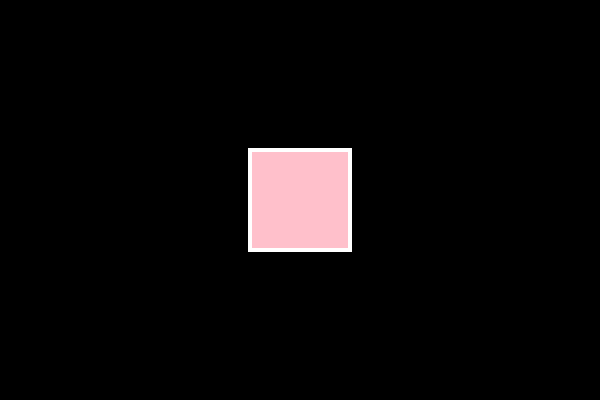
Frame 1 (no input)
Frame 60 (no input): identical to frame 1, image omitted
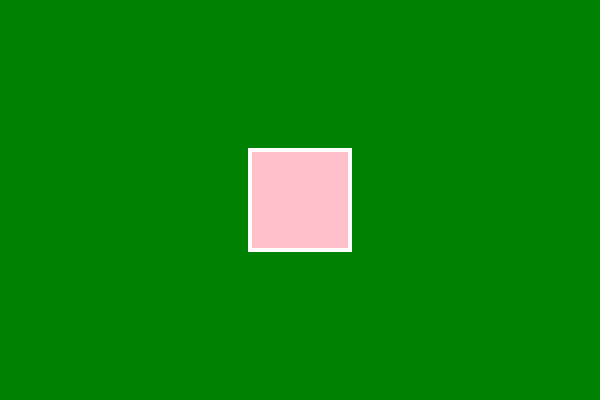
Frame 120 (the mouse pressed at the canvas centre since frame 60)

The p5.js sketch that drew these frames (run headless with seeded random() and noise() and a simulated clock; from frame 60 on, the mouse is pressed at the canvas centre):

// p5.js sketch
// ── sketch.js
var on = false;

function setup() {
  // put setup code here
  createCanvas(600,400);
}

function draw() {
  // put drawing code here
  if (on) {       //if on is true
    background("green");
  } else {        //if on is false
  background("black");
  }
  stroke(255);
  strokeWeight(4);
  fill("pink");
  rectMode(CENTER);
  rect(300,200,100,100);
}//end drawing



//function mousePressed(){
//  if(mouseX > 250 && mouseX < 350 && mouseY > 150 && mouseY < 250){
//    if (on) {
//      on = false;
//    }else {
//      on = true;
//    }//end of else
//  }//end of first if statement
// }//end mousePressed



//^that is the long version of this
function mousePressed(){
  if(mouseX > 250 && mouseX < 350 && mouseY > 150 && mouseY < 250){
    on = ! on; //set the value of "on", which is false, to not itself, which would be true.
  }//end of if statement
}//end mousePressed





//!= the not operator
//"on= ! on" means "on" equals not "on", it is essentially setting the variable "on", which we have defined to be false, to be not itself or in other words true. So if the original value is false, then not false (on= !) is true.

//we defined "on" as false
//we said if "on" is true then the screen will go green and if it is false it will go black
//we set up mousePressed within the perimeter of a rectangle button so the function will only respond if pressed within rectangle
//we then used if statement to set value of "on" to not itself when the rectangle is pressed, meaning that whenever the rectangle is pressed the value of the variable "on", which began at false and made the screen black, will go to true and make it green.
